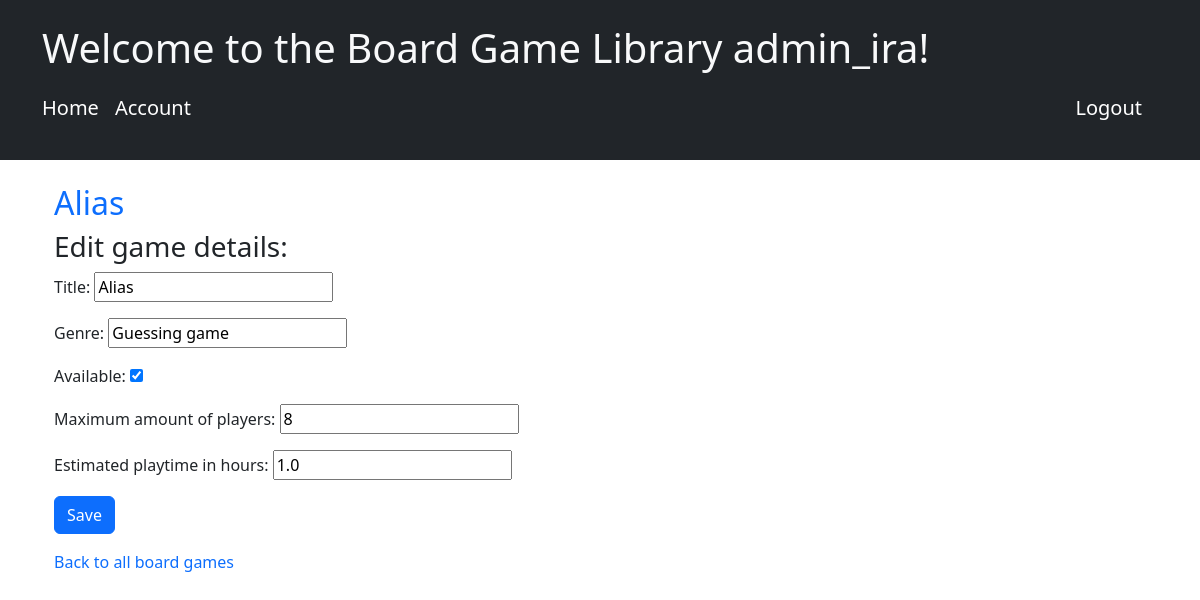
/edit_board_game/1/ (signed in), run on the app's committed database.
### app_app/models.py (models this page shows)
class BoardGame(models.Model):
    name = models.CharField(max_length=100)
    genre = models.CharField(max_length=100, default='none')
    max_players = models.PositiveIntegerField(default=1)
    play_time = models.FloatField(default=1.0)
    owner = models.ForeignKey(User, on_delete=models.CASCADE, related_name='owned_games')
    available = models.BooleanField(default=True)
    loaned_to = models.ForeignKey(User, null=True, blank=True, on_delete=models.SET_NULL, related_name='loaned_games')
    date_added = models.DateTimeField(default=timezone.now)
    date_loaned = models.DateTimeField(default=None, blank=True, null=True)
    def __str__(self):
        return self.name
    class Meta:
        verbose_name = 'Board game'

### app_app/views.py (the view)
# urls.py: path('edit_board_game/<int:game_id>/',  views.edit_board_game, name='edit_board_game'),
@login_required
def edit_board_game(request, game_id):
    game = BoardGame.objects.get(id=game_id)
    if request.method == 'POST':
        form = BoardGameForm(instance=game, data=request.POST)
        if form.is_valid():
            form.save()
            return redirect('board_game_detail', game_id=game.id)
    else:
        form = BoardGameForm(instance=game)
    print(form.errors)
    context = {'game': game, 'form': form}
    return render(request, 'edit_board_game.html', context)

### app_app/forms.py
class BoardGameForm(forms.ModelForm):
    class Meta:
        model = BoardGame
        fields = ['name', 'genre', 'available', 'max_players', 'play_time']
        labels = {'name': 'Title',
                  'genre': 'Genre',
                  'available': 'Available',
                  'max_players': 'Maximum amount of players',
                  'play_time': 'Estimated playtime in hours'}

### app_app/templates/edit_board_game.html (shortened to what this page needs)
{% extends 'base.html' %}
{% block content %}
<div class="container mt-4">
  <h2><a href="{% url 'board_game_detail' game.id %}" class="text-decoration-none">{{ game }}</a></h2>
  <h3>Edit game details:</h3>
  <form action="{% url 'edit_board_game' game.id %}" method="post">
    {{ form.as_p }}
    <button type="submit" class="btn btn-primary">Save</button>
  </form>
  <p class="mt-3">
    <a href="{% url 'all_board_games' %}" class="text-decoration-none">Back to all board games</a>
  </p>
</div>
{% endblock %}

### app_app/templates/base.html (shortened to what this page needs)
<!DOCTYPE html>
<html lang="en">
<head>
    {% load django_bootstrap5 %}
    {% bootstrap_css %}
</head>
<body>
    <header class="bg-dark text-light p-4">
        <div class="container">
            {% if user.is_authenticated %}
                <h1>Welcome to the Board Game Library {{user.username}}!</h1>
            {% else %}
                <h1>Welcome to the Board Game Library!</h1>
            {% endif %}
            <nav class="navbar navbar-expand-lg navbar-dark bg-dark">
                <a class="navbar-brand" href="{% url 'homepage' %}">Home</a>
                {% if user.is_authenticated %}
                    <a class="navbar-brand" href="{% url 'account' %}">Account</a>
                    <div class="ms-auto">
                        <a class="navbar-brand" href="{% url 'logout' %}">Logout</a>
                    </div>
                {% else %}
                    <div class="ms-auto">
                        <a class="navbar-brand" href="{% url 'login' %}">Login</a>
                        <a class="navbar-brand" href="{% url 'register' %}">Register</a>
                    </div>
                {% endif %}
            </nav>
        </div>
    </header>
    <div class="container mt-4">
        <div id="content">
            {% block content %}{% endblock %}
        </div>
    </div>
</body>
</html>

### data on the page
BoardGame: name "Alias", genre "Guessing game", available "☑", max_players "8", play_time "1.0"

### other printed values
{{ user.username }} "admin_ira"
